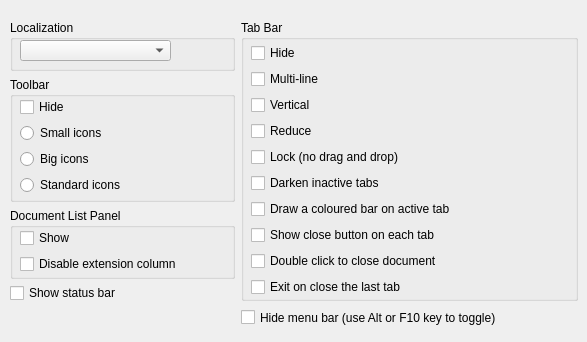
       <widget class="QWidget" name="IDD_PREFERENCE_BAR_BOX">
        <widget class="QWidget" name="layoutWidget">
         <property name="geometry">
          <rect>
           <x>10</x>
           <y>20</y>
           <width>568</width>
           <height>313</height>
          </rect>
         </property>
         <layout class="QHBoxLayout" name="IDD_PREFERENCE_BAR_BOX_layout" stretch="4,6">
          <item>
           <layout class="QFormLayout" name="formLayout">
            <item row="0" column="0" colspan="2">
             <widget class="QGroupBox" name="IDC_LOCALIZATION_GB_STATIC">
              <property name="minimumSize">
               <size>
                <width>0</width>
                <height>51</height>
               </size>
              </property>
              <property name="maximumSize">
               <size>
                <width>16777215</width>
                <height>51</height>
               </size>
              </property>
              <property name="title">
               <string>Localization</string>
              </property>
              <widget class="QComboBox" name="IDC_COMBO_LOCALIZATION">
               <property name="geometry">
                <rect>
                 <x>10</x>
                 <y>20</y>
                 <width>151</width>
                 <height>21</height>
                </rect>
               </property>
              </widget>
             </widget>
            </item>
            <item row="1" column="0" colspan="2">
             <widget class="QGroupBox" name="IDC_TOOLBAR_GB_STATIC">
              <property name="minimumSize">
               <size>
                <width>0</width>
                <height>125</height>
               </size>
              </property>
              <property name="maximumSize">
               <size>
                <width>16777215</width>
                <height>125</height>
               </size>
              </property>
              <property name="title">
               <string>Toolbar</string>
              </property>
              <widget class="QWidget" name="layoutWidget">
               <property name="geometry">
                <rect>
                 <x>10</x>
                 <y>20</y>
                 <width>141</width>
                 <height>99</height>
                </rect>
               </property>
               <layout class="QVBoxLayout" name="verticalLayout_3">
                <item>
                 <widget class="QCheckBox" name="IDC_CHECK_HIDE">
                  <property name="text">
                   <string>Hide</string>
                  </property>
                 </widget>
                </item>
                <item>
                 <widget class="QRadioButton" name="IDC_RADIO_SMALLICON">
                  <property name="text">
                   <string>Small icons</string>
                  </property>
                 </widget>
                </item>
                <item>
                 <widget class="QRadioButton" name="IDC_RADIO_BIGICON">
                  <property name="text">
                   <string>Big icons</string>
                  </property>
                 </widget>
                </item>
                <item>
                 <widget class="QRadioButton" name="IDC_RADIO_STANDARD">
                  <property name="text">
                   <string>Standard icons</string>
                  </property>
                 </widget>
                </item>
               </layout>
              </widget>
             </widget>
            </item>
            <item row="2" column="0" colspan="2">
             <widget class="QGroupBox" name="IDC_DOCSWITCH_GB_STATIC">
              <property name="minimumSize">
               <size>
                <width>0</width>
                <height>71</height>
               </size>
              </property>
              <property name="maximumSize">
               <size>
                <width>16777215</width>
                <height>71</height>
               </size>
              </property>
              <property name="title">
               <string>Document List Panel</string>
              </property>
              <widget class="QWidget" name="layoutWidget">
               <property name="geometry">
                <rect>
                 <x>10</x>
                 <y>20</y>
                 <width>271</width>
                 <height>47</height>
                </rect>
               </property>
               <layout class="QVBoxLayout" name="verticalLayout_4">
                <item>
                 <widget class="QCheckBox" name="IDC_CHECK_DOCSWITCH">
                  <property name="text">
                   <string>Show</string>
                  </property>
                 </widget>
                </item>
                <item>
                 <widget class="QCheckBox" name="IDC_CHECK_DOCSWITCH_NOEXTCOLUMN">
                  <property name="text">
                   <string>Disable extension column</string>
                  </property>
                 </widget>
                </item>
               </layout>
              </widget>
             </widget>
            </item>
            <item row="3" column="0" colspan="2">
             <widget class="QCheckBox" name="IDC_CHECK_SHOWSTATUSBAR">
              <property name="minimumSize">
               <size>
                <width>0</width>
                <height>16</height>
               </size>
              </property>
              <property name="maximumSize">
               <size>
                <width>16777215</width>
                <height>16</height>
               </size>
              </property>
              <property name="text">
               <string>Show status bar</string>
              </property>
             </widget>
            </item>
           </layout>
          </item>
          <item>
           <layout class="QFormLayout" name="formLayout_2">
            <item row="0" column="0" colspan="2">
             <widget class="QGroupBox" name="IDC_TABBAR_GB_STATIC">
              <property name="minimumSize">
               <size>
                <width>0</width>
                <height>281</height>
               </size>
              </property>
              <property name="maximumSize">
               <size>
                <width>16777215</width>
                <height>281</height>
               </size>
              </property>
              <property name="title">
               <string>Tab Bar</string>
              </property>
              <widget class="QWidget" name="layoutWidget">
               <property name="geometry">
                <rect>
                 <x>10</x>
                 <y>23</y>
                 <width>391</width>
                 <height>255</height>
                </rect>
               </property>
               <layout class="QVBoxLayout" name="verticalLayout_2">
                <item>
                 <widget class="QCheckBox" name="IDC_CHECK_TAB_HIDE">
                  <property name="text">
                   <string>Hide</string>
                  </property>
                 </widget>
                </item>
                <item>
                 <widget class="QCheckBox" name="IDC_CHECK_TAB_MULTILINE">
                  <property name="text">
                   <string>Multi-line</string>
                  </property>
                 </widget>
                </item>
                <item>
                 <widget class="QCheckBox" name="IDC_CHECK_TAB_VERTICAL">
                  <property name="text">
                   <string>Vertical</string>
                  </property>
                 </widget>
                </item>
                <item>
                 <widget class="QCheckBox" name="IDC_CHECK_REDUCE">
                  <property name="text">
                   <string>Reduce</string>
                  </property>
                 </widget>
                </item>
                <item>
                 <widget class="QCheckBox" name="IDC_CHECK_LOCK">
                  <property name="text">
                   <string>Lock (no drag and drop)</string>
                  </property>
                 </widget>
                </item>
                <item>
                 <widget class="QCheckBox" name="IDC_CHECK_DRAWINACTIVE">
                  <property name="text">
                   <string>Darken inactive tabs</string>
                  </property>
                 </widget>
                </item>
                <item>
                 <widget class="QCheckBox" name="IDC_CHECK_ORANGE">
                  <property name="text">
                   <string>Draw a coloured bar on active tab</string>
                  </property>
                 </widget>
                </item>
                <item>
                 <widget class="QCheckBox" name="IDC_CHECK_ENABLETABCLOSE">
                  <property name="text">
                   <string>Show close button on each tab</string>
                  </property>
                 </widget>
                </item>
                <item>
                 <widget class="QCheckBox" name="IDC_CHECK_DBCLICK2CLOSE">
                  <property name="text">
                   <string>Double click to close document</string>
                  </property>
                 </widget>
                </item>
                <item>
                 <widget class="QCheckBox" name="IDC_CHECK_TAB_LAST_EXIT">
                  <property name="text">
                   <string>Exit on close the last tab</string>
                  </property>
                 </widget>
                </item>
               </layout>
              </widget>
             </widget>
            </item>
            <item row="1" column="0" colspan="2">
             <widget class="QCheckBox" name="IDC_CHECK_HIDEMENUBAR">
              <property name="minimumSize">
               <size>
                <width>0</width>
                <height>21</height>
               </size>
              </property>
              <property name="maximumSize">
               <size>
                <width>16777215</width>
                <height>21</height>
               </size>
              </property>
              <property name="text">
               <string>Hide menu bar (use Alt or F10 key to toggle)</string>
              </property>
             </widget>
            </item>
           </layout>
          </item>
         </layout>
        </widget>
       </widget>
